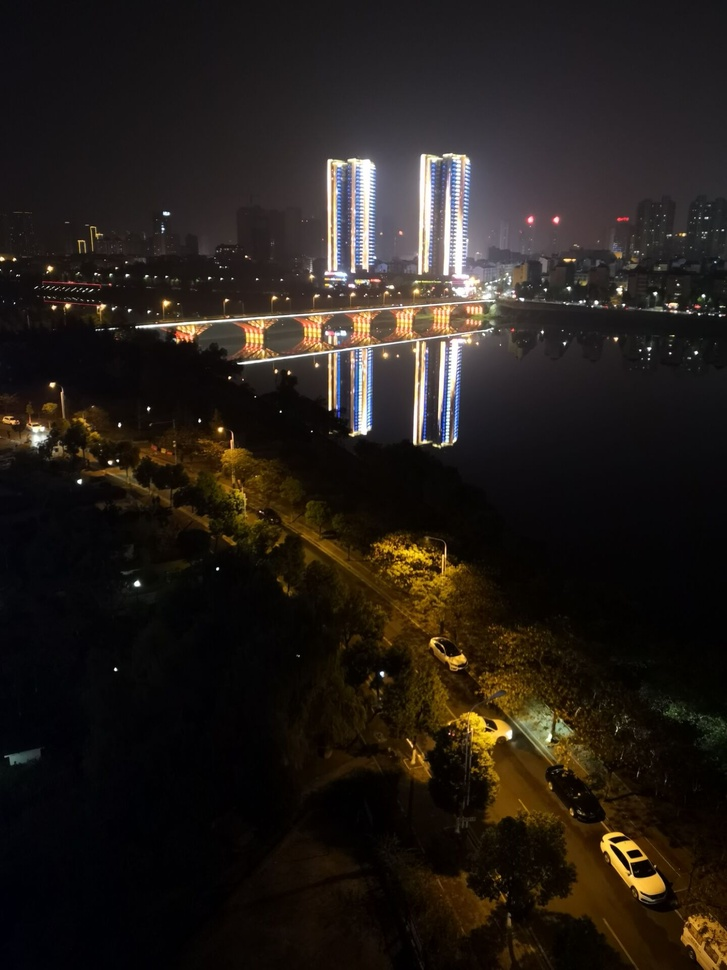
#> input picture test.jpg, 727 x 970 px, shrunk from 1440 x 1920 before the run
$ python 2_canny_image.py
#> lines starting #> are read from the running program, lines starting #| are printed output that depends on the picture; after the words box and inside, x2 and y2 are one past the last pixel; in counts of white or black regions, pixels touching at a corner belong together
import cv2


img = cv2.imread("test.jpg")
#> img is the input picture: shape (970, 727, 3); mean B, G, R 25.3, 30.4, 36.8
cv2.namedWindow('img', 0)
cv2.namedWindow('cannyImage', 0)

cv2.imshow('img', img)
blurImage = cv2.GaussianBlur(img, (3, 3), 0)
grayImage = cv2.cvtColor(blurImage, cv2.COLOR_BGR2GRAY)
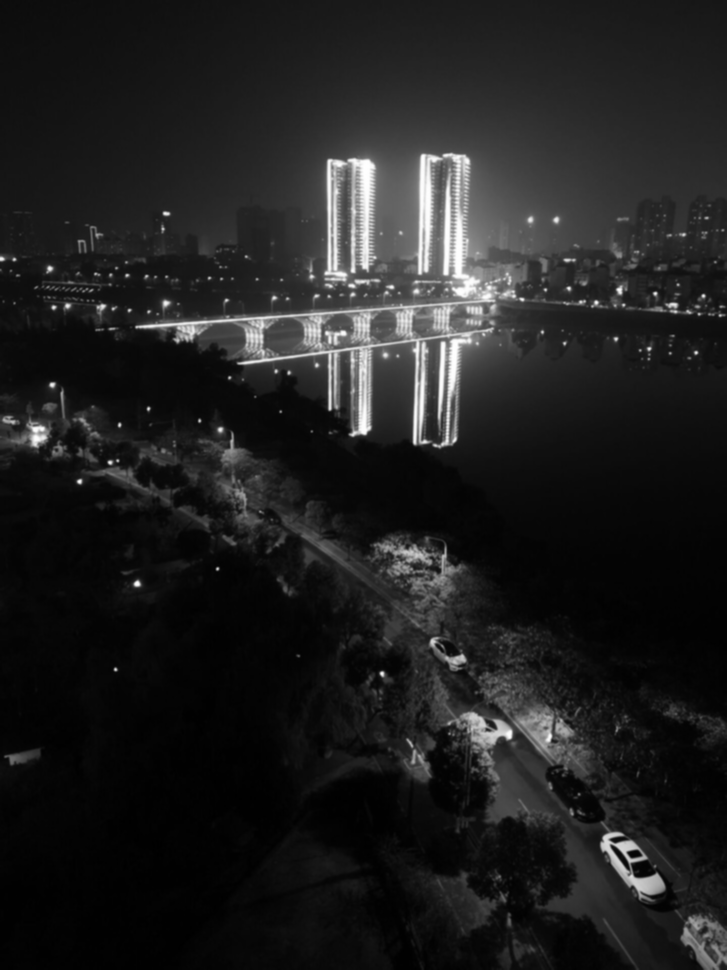
#> grayImage: shape (970, 727); min 0, max 255, mean 31.7
cannyImage = cv2.Canny(grayImage,50, 150)
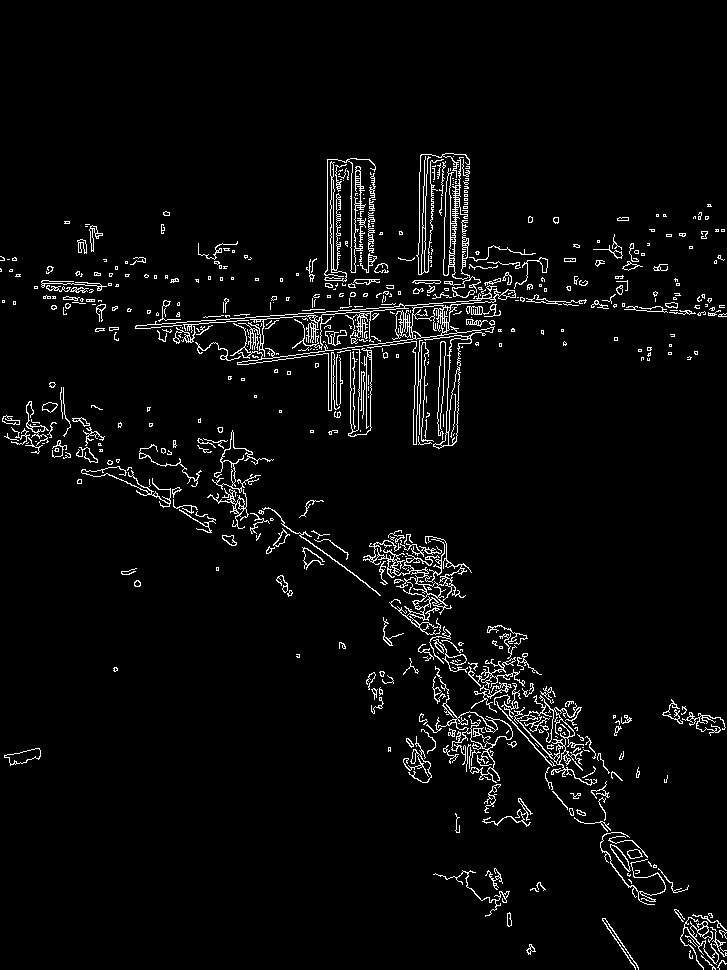
#> cannyImage: shape (970, 727); 3.8% white in thin lines or dots, all inside (x1, y1, x2, y2) = (0, 153, 727, 970)
cv2.imshow("cannyImage", cannyImage)
cv2.imwrite("cannyImage.jpg", cannyImage)

cv2.waitKey(0)
cv2.destroyAllWindows()
